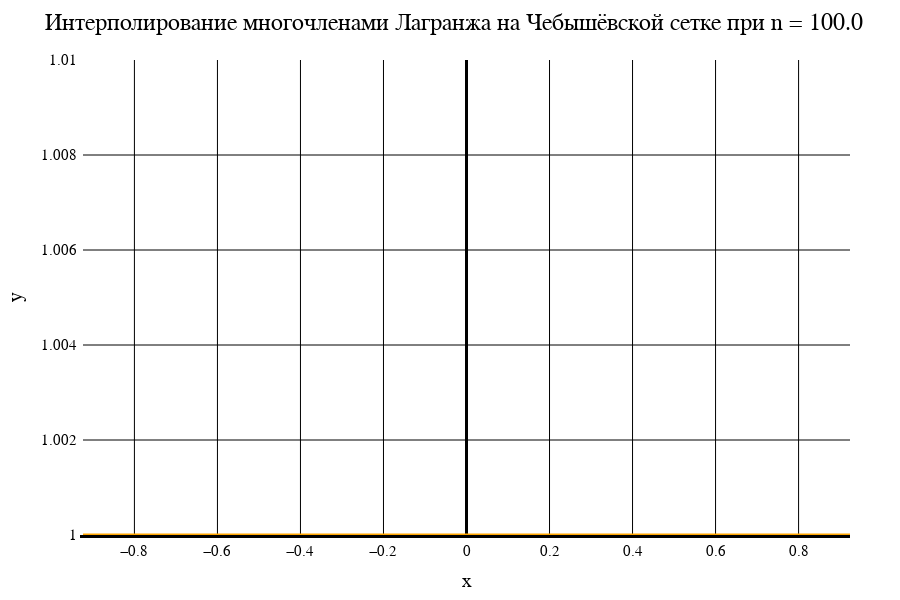

This figure's notebook cell:
### Markdown cell above
Лагранж. Чебышёвская сетка

### Code cell
data2[1]

### Figure 1 — Plotly figure (JSON) as saved in the notebook; plotly's stock layout.template omitted (floating-point values rounded to 4 significant figures; data arrays with more than 128 entries replaced by an {"elided": "..."} marker saying what was removed)
{"data": [{"line": {"color": "orange", "width": 3}, "mode": "line", "type": "scatter", "x": {"elided": "201 float values"}, "y": {"elided": "201 int values"}}], "layout": {"coloraxis": {"outlinecolor": "black"}, "font": {"color": "black", "family": "Time New Roman"}, "height": 600, "margin": {"b": 50, "l": 50, "r": 50, "t": 60}, "paper_bgcolor": "white", "plot_bgcolor": "white", "title": {"autosize": false, "font": {"color": "black", "family": "Times New Roman", "size": 24}, "paper_bgcolor": "red", "text": "Интерполирование многочленами Лагранжа на Чебышёвской сетке при n = 100.0"}, "width": 900, "xaxis": {"color": "black", "gridcolor": "black", "gridwidth": 1, "linecolor": "black", "linewidth": 3, "tickfont": {"size": 15}, "title": {"font": {"color": "black", "family": "Times New Roman", "size": 20}, "text": "x"}, "zeroline": true, "zerolinecolor": "black", "zerolinewidth": 3}, "yaxis": {"exponentformat": "power", "gridcolor": "black", "gridwidth": 1, "linewidth": 3, "range": [1, 1.01], "tickfont": {"size": 15}, "title": {"font": {"color": "black", "family": "Times New Roman", "size": 20}, "text": "y"}, "zeroline": true, "zerolinecolor": "black", "zerolinewidth": 1}}}
